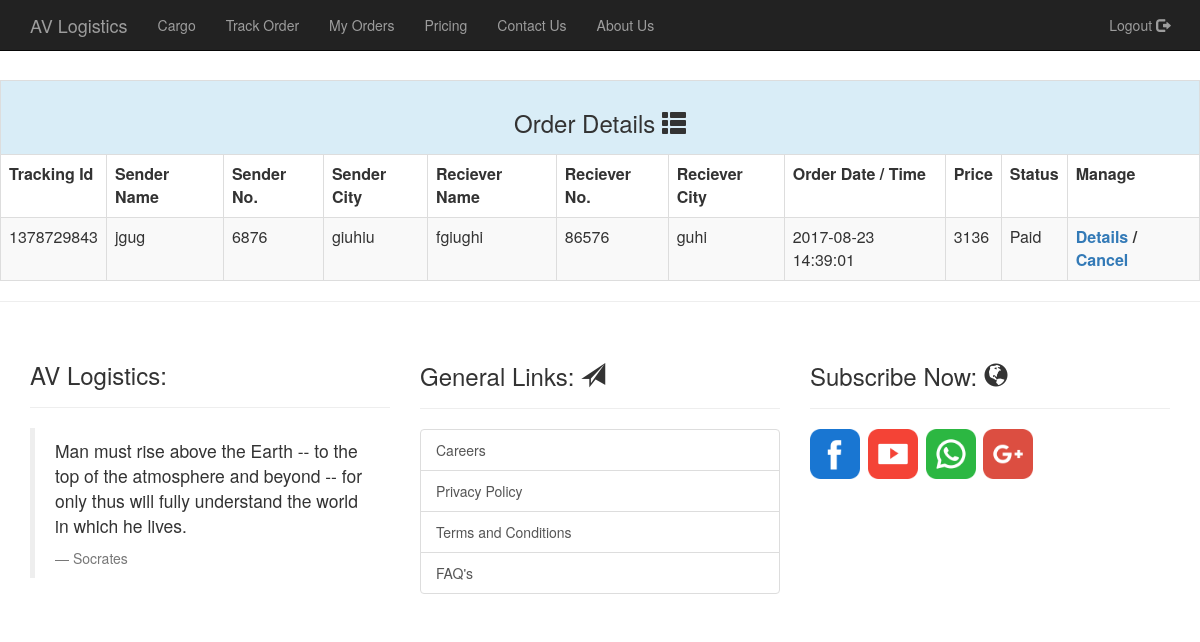
Page /user/order.php (signed in) on the committed database.
### tables this page shows
CREATE TABLE `cargo` (
  `track_id` int(10) NOT NULL,
  `user_name` varchar(100) NOT NULL,
  `s_name` varchar(100) NOT NULL,
  `s_no` bigint(10) NOT NULL,
  `s_mail` varchar(100) NOT NULL,
  `s_addr` varchar(200) NOT NULL,
  `s_pin` int(6) NOT NULL,
  `s_city` varchar(100) NOT NULL,
  `r_name` varchar(100) NOT NULL,
  `r_no` bigint(10) NOT NULL,
  `r_mail` varchar(100) NOT NULL,
  `r_addr` varchar(200) NOT NULL,
  `r_pin` int(6) NOT NULL,
  `r_city` varchar(100) NOT NULL,
  `c_odate` datetime NOT NULL,
  `c_edate` datetime(6) DEFAULT NULL,
  `c_weight` int(10) NOT NULL,
  `c_length` int(5) NOT NULL,
  `c_breadth` int(5) NOT NULL,
  `c_height` int(10) NOT NULL,
  `c_quantity` int(20) NOT NULL,
  `c_price` int(100) NOT NULL,
  `c_paid` varchar(100) NOT NULL DEFAULT 'Unpaid',
  `c_location` varchar(100) NOT NULL,
  `c_status` varchar(100) NOT NULL DEFAULT 'Pending'
);

### user/order.php (the view, shortened to what this page needs)
<?php
	if(!isset($_SESSION['user']))
	{
		header("location:../login.php");
	}
	else
	{
?>
<html>
<head>
	<link rel="stylesheet" href="../../css/bootstrap.css">
</head>
<body>
	<nav class="navbar navbar-inverse navbar-fixed-top" id="mynavbar">
		<div class="container">
			<div class="navbar-header">
				<a href="../index.php" class="navbar-brand">AV Logistics</a>
			</div>
			<div class="collapse navbar-collapse" id="navcol">
				<ul class="nav navbar-nav">
					<li><a href="cargo.php">Cargo</a></li>
					<li><a href="track.php">Track Order</a></li>
					<li><a href="order.php">My Orders</a><li>
					<li><a href="price.php">Pricing</a><li>
					<li><a href="contact.php">Contact Us</a><li>
					<li><a href="about.php">About Us</a><li>
				</ul>
				<ul class="nav navbar-nav navbar-right">
					<li><a href="logout.php">Logout <span class="glyphicon glyphicon-log-out"></span></a></li>
			</div>
		</div>
	</nav>
	<br><br><br><br>
	<table class="table table-striped table-hover table-bordered">
		<tr class="info">
			<th class="text-center" colspan="11"><h3>Order Details <span class="glyphicon glyphicon-th-list"></span></h3></th>
		</tr>
		<tr>
			<th>Tracking Id</th>
			<th>Sender Name</th>
			<th>Sender No.</th>
			<th>Sender City</th>
			<th>Reciever Name</th>
			<th>Reciever No.</th>
			<th>Reciever City</th>
			<th>Order Date / Time</th>
			<th>Price</th>
			<th>Status</th>
			<th>Manage</th>
		</tr>
		<?php
			$username=$_SESSION['user'];
			$query1="select * from cargo where user_name='$username'";
			$run=mysql_query($query1);
			while($row=mysql_fetch_array($run))
			{
				$id=$row['track_id'];
				$sn=$row['s_name'];
				$so=$row['s_no'];
				$sc=$row['s_city'];
				$rn=$row['r_name'];
				$ro=$row['r_no'];
				$rc=$row['r_city'];
				$cod=$row['c_odate'];
				$pr=$row['c_price'];
				$st=$row['c_paid'];
		?>
		<tr>
			<td><?php echo $id; ?></th>
			<td><?php echo $sn; ?></th>
			<td><?php echo $so; ?></th>
			<td><?php echo $sc; ?></th>
			<td><?php echo $rn; ?></th>
			<td><?php echo $ro; ?></th>
			<td><?php echo $rc; ?></th>
			<td><?php echo $cod; ?></th>
			<td><?php echo $pr; ?></th>
			<td><?php echo $st; ?></th>
			<th><a href="view.php?view=<?php echo $id; ?>">Details</a> /
			<a href="cancel.php?can=<?php echo $id; ?>" onclick="return confirm('Are you sure want to Delete this order?')">Cancel</a></th>
		</tr>
		<?php } ?>
	</table>
</body>
</html>
<?php include("../includes/footer.php"); ?>
<?php } ?>

### includes/footer.php
<footer class="footer">
<hr>
<div class="container">
	<div class="row">
		<div class="col-lg-4">
			<div class="page-header">
				<h3>AV Logistics:&nbsp;<span class="glyphicon glyphicon-sebd"></span></h2>
			</div>
			<blockquote>
				<p>Man must rise above the Earth -- to the top of the atmosphere and beyond -- for only thus will fully understand the world in which he lives.</p>
				<footer>Socrates</footer>
			</blockquote>
		</div>
		<div class="col-lg-4">
			<div class="page-header">
				<h3>General Links:&nbsp;<span class="glyphicon glyphicon-send"></span></h2>
			</div>
			<div class="list-group">
				<a href="" class="list-group-item">Careers</a>
				<a href="" class="list-group-item">Privacy Policy</a>
				<a href="" class="list-group-item">Terms and Conditions</a>
				<a href="" class="list-group-item">FAQ's</a>
			</div>
		</div>
		<div class="col-lg-4">
			<div class="page-header">
				<h3>Subscribe Now:&nbsp;<span class="glyphicon glyphicon-globe"></span></h2>
			</div>
			<a href=""><img src="includes/images/fb.png" height="50" width="50"></a>&nbsp;
			<a href=""><img src="includes/images/yt.png" height="50" width="50"></a>&nbsp;
			<a href=""><img src="includes/images/wa.png" height="50" width="50"></a>&nbsp;
			<a href=""><img src="includes/images/g.png" height="50" width="50"></a>
		</div>
	</div>
</div>
</footer>

### rows in the picture
cargo: track_id "1378729843", s_name "jgug", s_no "6876", s_city "giuhiu", r_name "fgiughi", r_no "86576", r_city "guhi", c_odate "2017-08-23 14:39:01", c_price "3136", c_paid "Paid"
